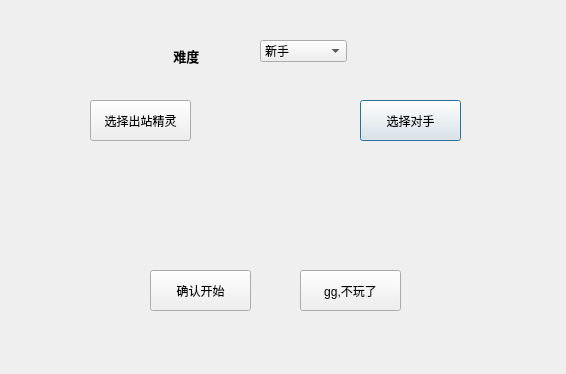
<?xml version="1.0" encoding="UTF-8"?>
<ui version="4.0">
 <class>prepareFight</class>
 <widget class="QDialog" name="prepareFight">
  <property name="geometry">
   <rect>
    <x>0</x>
    <y>0</y>
    <width>566</width>
    <height>374</height>
   </rect>
  </property>
  <property name="windowTitle">
   <string>Dialog</string>
  </property>
  <widget class="QLabel" name="label">
   <property name="geometry">
    <rect>
     <x>0</x>
     <y>0</y>
     <width>571</width>
     <height>371</height>
    </rect>
   </property>
   <property name="styleSheet">
    <string notr="true">border-image: url(:/images/battleBG.png);</string>
   </property>
   <property name="text">
    <string/>
   </property>
  </widget>
  <widget class="QPushButton" name="choseCom">
   <property name="geometry">
    <rect>
     <x>360</x>
     <y>100</y>
     <width>101</width>
     <height>41</height>
    </rect>
   </property>
   <property name="text">
    <string>选择对手</string>
   </property>
  </widget>
  <widget class="QPushButton" name="Back">
   <property name="geometry">
    <rect>
     <x>300</x>
     <y>270</y>
     <width>101</width>
     <height>41</height>
    </rect>
   </property>
   <property name="text">
    <string>gg,不玩了</string>
   </property>
  </widget>
  <widget class="QPushButton" name="choseYour">
   <property name="geometry">
    <rect>
     <x>90</x>
     <y>100</y>
     <width>101</width>
     <height>41</height>
    </rect>
   </property>
   <property name="text">
    <string>选择出站精灵</string>
   </property>
  </widget>
  <widget class="QPushButton" name="Go">
   <property name="geometry">
    <rect>
     <x>150</x>
     <y>270</y>
     <width>101</width>
     <height>41</height>
    </rect>
   </property>
   <property name="text">
    <string>确认开始</string>
   </property>
  </widget>
  <widget class="QComboBox" name="level">
   <property name="geometry">
    <rect>
     <x>260</x>
     <y>40</y>
     <width>87</width>
     <height>22</height>
    </rect>
   </property>
   <item>
    <property name="text">
     <string>新手</string>
    </property>
   </item>
   <item>
    <property name="text">
     <string>初级</string>
    </property>
   </item>
   <item>
    <property name="text">
     <string>中级</string>
    </property>
   </item>
   <item>
    <property name="text">
     <string>高级</string>
    </property>
   </item>
  </widget>
  <widget class="QLabel" name="label_2">
   <property name="geometry">
    <rect>
     <x>170</x>
     <y>40</y>
     <width>71</width>
     <height>31</height>
    </rect>
   </property>
   <property name="font">
    <font>
     <family>Adobe 繁黑體 Std B</family>
     <pointsize>10</pointsize>
     <weight>75</weight>
     <bold>true</bold>
    </font>
   </property>
   <property name="text">
    <string> 难度</string>
   </property>
  </widget>
 </widget>
 <resources/>
 <connections/>
</ui>
